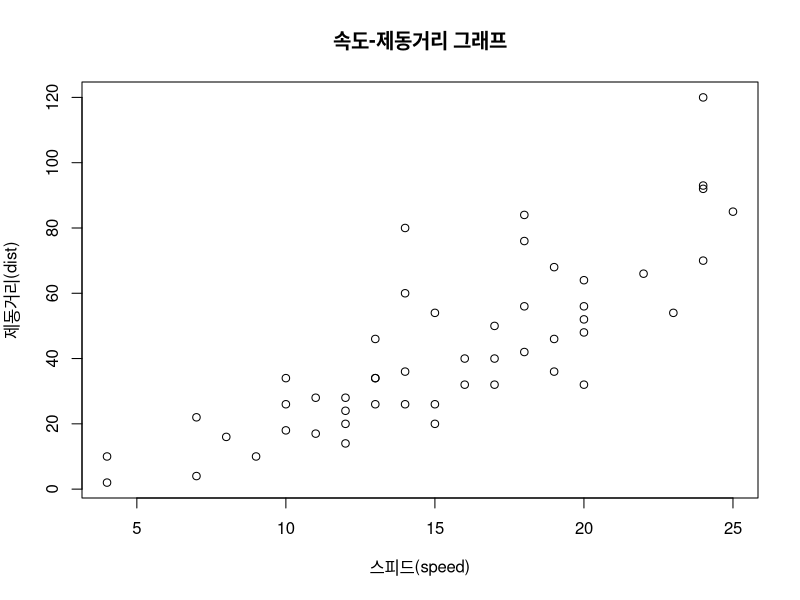
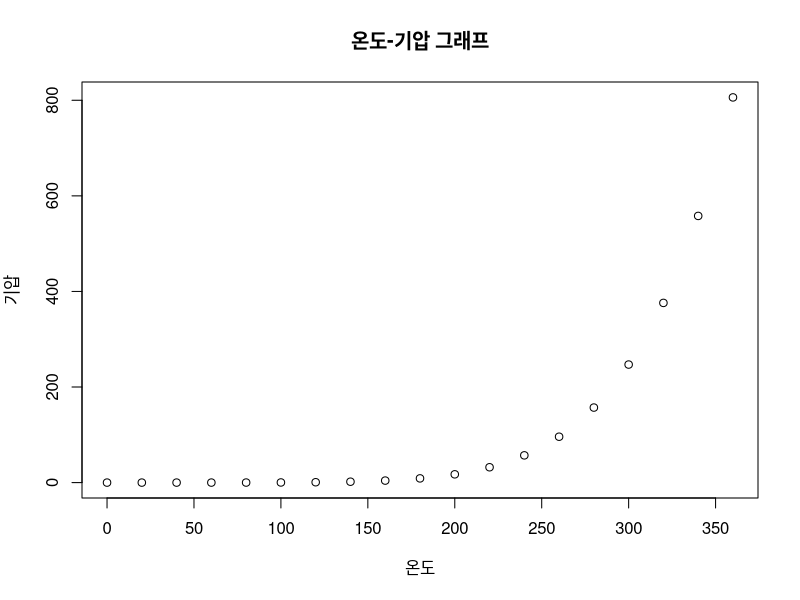
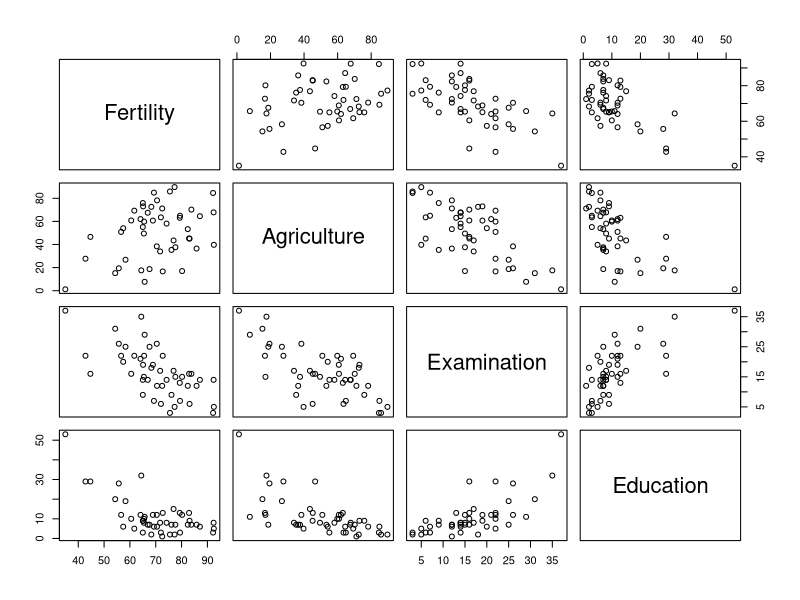

Reproduce these figures in R, in order. (Note: this script raises an error after producing the figures.)
# 1. R에서 제공하는 cars 데이터셋을 이용하여 속도(speed)와 제동거리(dist)에 대한 산점도를 작성하고, 두 변수 간의 상관관계를 설명하시오(x축: speed, y축: dist).
cars

sp <- cars$speed
dt <- cars$dist
plot(sp, dt, main="속도-제동거리 그래프",
     xlab="스피드(speed)", 
     ylab="제동거리(dist)")


# 해설 - 속도가 증가할 수 록 제동거리가 증가한다.

# 2. R에서 제공하는 pressure 데이터셋을 이용하여 온도(temperature)와 기압(pressure)에 대한 산점도를 작성하고, 두 변수 간의 상관관계를 설명하시오(x축: temperature, y축: pressure).
class(pressure)
tp <- pressure$temperature
pr <- pressure$pressure
plot( tp,pr, main = '온도-기압 그래프',
      xlab="온도",
      ylab="기압")
#해설: 온도와 기압은 비례 관계이고 강한 상관 관계이다

# 3. R에서 제공하는 swiss 데이터셋에서 출산율(Fertility), 남성 농업인 비율(Agriculture), 입대시험 고득점자 비율(Examination), 징집대상자 초등 이상 교육 이수 비율(Education) 변수 간 산점도를 작성하고, 상관 관계를 관찰하시오(pairs() 함수 이용).
swiss
class(swiss)
str(swiss)
dim(swiss)
pairs(swiss[,1:4])

# 4. R에서 제공하는 iris 데이터셋에서 품종(Species) 정보에 따른 꽃잎 길이(Petal.Length)와 꽃잎 폭(Petal.Width)의 분포에 대해 산점도를 통해 알아보시오.
iris <- iris[,3:4]
iris
point<- as.numeric(iris$Species) #숫자로 바꿔라 as.numeric('품종종료')
point
plot( iris.2, main="붓꽃의 꽃잎길이와 너비 관계",
      pch = c(point))

#풀이
head(iris)
class(iris)
head(iris)
plot(iris$Species, iris$Petal.Length, main= '품종별 꽃잎길이')
plot(iris$Species, iris$Petal.Width, main= '품종별 꽃잎넓이')
plot(iris$Petal.Length, iris$Petal.Width, main= '꽃잎 길이와 넓이')


#5. 다음은 직장인 10명의 수입과 교육받은 기간을 조사한 자료이다. 산점도와 상관계수를 구하고, 수입과 교육기간 사이에 어떤 상관관계가 있는지 설명하시오.

Ic <- c('121','99','25','35','40','30','150','24','50','60')
Ed <-c('19','20','16','16','18','12','24','12','16','17')
plot(Ic, Ed, type = "p")
cor(Ic, Ed)
#해석 : 비례관계이고 강상관관계입니다

#6. 다음은 10일간의 습도와 자전거 대여량을 조사한 자료이다. 산점도와 상관계수를 구하고, 습도와 자전거 대여량 사이에 어떤 상관관계가 있는지 설명하시오.

hy <-c('56','67','89','91','53','41','46','71','80','92')
bi <-c('92510','74801','27168','33929','89807','92153','92045','75328','48756','21875')
plot(hy, bi, col='red', pch=19)
cor(hy,bi)

#해석: 음의 강산관계이다
 #     즉, 습도가 높으면 자전거 대여량이 감소한다


#7. R에서 제공하는 state.x77 데이터셋에서 Income과 다른 변수들 간의 상관계수를 구하시오. 어느 변수가 Income과 가장 상관성이 높은지 산점도와 함께 설명하시오.
state.x77
class(state.x77)
st <- data.frame(state.x77)
st
st1 <- st[,1:8]
st1
target <- st1[2,1:8]
pairs(st1, main = "Income과 다른 변수들 간의 상관계수")

#풀이
head(state.x77)
class(state.x77)
str(state.x77)
dim(state.x77)
cor(state.x77)
cor(state.x77)[2,] #결과를 보면 HS Grad가 상관관계가 제일 높다
ii <- state.x77[2,]
hh <- state.x77[ ,6]
plot(ii, hh)

#8. 다음은 2015년부터 2020년도까지의 예상 인구수 추계자료이다. 연도를 x축으로 하여 선그래프를 작성하시오.

year <- 2015:2026
popu <- c(51014,51245,51446,51635,51811,51973,52123,52261,52388,52504,52609,52704)
plot(year, popu, main='예상인구수', type = 'b', col = 'blue')


#9. 다음은 2014년 4분기부터 2017년 3분기까지 남녀 경제활동참가율을 나타낸 통계자료이다. 연도를 x축으로 하고 남녀를 각각 다른 선과 색으로 표시하는 그래프를 작성하시오(2014년 4분기는 20144, 2015년 1분기는 20151과 같은 형식으로 입력).

year <- c(20144,20151,20152,20153,20154,20161,20162,20163,20164,20171,20172,20173 )
male <- c(73.9,73.1,74.4, 74.2, 73.5, 73,74.2,74.5,73.8, 73.1,74.5,74.2)
female <- c(51.4, 50.5,52.4,52.4,51.9,50.9,52.6, 52.7, 52.2, 53.5,53.2,53.1)
plot(year, male, type = "b", col='blue', main='남녀 경제활동참가율', ylim=c(50,75))
lines(year, female, type = "b", col='red')



# 10. R에서 제공하는 trees 데이터셋에 대해 다음 문제를 해결하기 위한 R 코드를 작성하시오.
# (1) 나무의 지름(Girth)과 높이(Height)에 대해 산점도와 상관계수를 보이시오.
plot(trees$Girth, trees$Height)
cor(trees$Girth, trees$Height)

# (2) trees 데이터셋에 존재하는 3개 변수 간의 산점도와 상관계수를 보이시오.
plot(trees)
cor(trees)


# 11. R에서 제공하는 Orange 데이터셋에서 나무의 연령(age)과 나무의 둘레(circumference)에 대해 산점도를 그룹(Tree) 번호별로 점의 색을 달리하여 작성하시오.
head(Orange)
class(Orange)
str(Orange)
dim(Orange)

Orange$Tree
levels(Orange$Tree)
#위에 levels로 보니깐 5까지 되어있다. 즉 5개의 종류이다. 색을 5개를 지정해야한다.
color <- c('red','orange','green','blue','purple')
plot(Orange$age, Orange$circumference, col= color, pch=19)

# 12. mlbench 패키지에서 제공하는 Glass 데이터셋에 대해 다음의 문제를 해결하기 위한 R 코드를 작성하시오.
# (1) 다음과 같이 Glass 데이터셋을 myds에 저장하시오.
install.packages('mlbench')
library(mlbench)
data('Glass')
head( Glass )
str(Glass)
dim(Glass)
# library(mlbench)
myds <- Glass
# data("Glass")
myds.notType<- myds[, 1:9] 
# myds <- Glass
 
# (2) myds에서 Type을 제외한 변수들 간의 분포를 산점도를 통해 보이시오.
plot(myds.notType)

# (3) myds에서 Type을 제외한 변수들 간의 분포를 상관계수를 통해 확인하시오.
cor(myds.notType)

# (4) myds에서 Type을 제외한 변수들 간의 분포를 산점도를 통해 보이되 Type을 그룹으로 하여 그룹별로 점의 색을 달리하시오.
plot( myds.notType, col=myds$Type) 


# 14. R에서 제공하는 LakeHuron 데이터셋은 호수의 연도별 평균 수위 정보가 저장되어 있다. 다음과 같이 연도(years)와 수위(hlevel) 벡터를 생성한 후 연도를 x축으로 하여 선그래프를 작성하시오. (단, 선의 색은 파랑, 그래프의 이름은 ‘LakeHuron’, y축 레이블은 ‘수위’로 한다.)
# years <- 1875:1972
head(LakeHuron) #ts time Series 시계열
class( LakeHuron)
str(LakeHuron)
dim(LakeHuron)# 행열은 없다 NULL
length(LakeHuron) #98개 갯수

years <- 1875:1972
hlevels <- as.vector(LakeHuron)

plot( years, hlevels, type="b", col="blue", main="LakeHuron", ylab="수위")

# 15. R에서 제공하는 AirPassengers 데이터셋은 1949년~1960년 사이의 항공승객수를 월별로 나타낸 것이다. AirPassengers 데이터셋에서 1949, 1955, 1960년의 월별 승객수를 선그래프로 작성하는데, 3개년도의 선의 색을 다르게 하시오. (현재는 AirPassengers 데이터셋에서 직접 데이터를 추출할 수 없으니 AirPassengers 데이터셋을 보고 필요한 자료를 입력하여 사용한다.)
AirPassengers
head( AirPassengers )
class( AirPassengers)
str( AirPassengers)
dim( AirPassengers)
length(AirPassengers)

#1949년 정보 모두 추출하기
# 시계열 객체명, 시작년도, c(시작년도, 마지막달)
year.1949 <- window(AirPassengers, 1949, c(1949,12))

months <- 1:12 # 1월부터 12월까지의 벡터 만들기

year.1949 <- window(AirPassengers, 1949, c(1949,12))
year.1955 <- window(AirPassengers, 1955, c(1955,12))
year.1960 <- window(AirPassengers, 1960, c(1960,12))

plot( months, year.1949, main="년도별 항공승계수", type = 'b', col = 'red', ylim=c(100,650) )
lines(months, year.1955, type = 'b', col = 'blue')
lines(months, year.1960, type = 'b', col = 'orange')

# 16. R에서 제공하는 USAccDeaths 데이터셋은 1973년~1978년 사이의 사고 사망자 숫자를 월별로 나타낸 것이다. USAccDeaths 데이터셋에서 1973, 1975, 1977년의 월별 사망자 숫자를 선그래프로 작성하는데, 3개년도의 선의 색을 다르게 하시오.
USAccDeaths
head(USAccDeaths)
class(USAccDeaths)
str(USAccDeaths)

month <- 1:12
deaths.1973 <- window(USAccDeaths, 1973, c(1973,12))
deaths.1975 <- window(USAccDeaths, 1975, c(1975,12))
deaths.1977 <- window(USAccDeaths, 1977, c(1977,12))

plot( months, deaths.1973, yli=c(6500, 12000), col='red', main='년도별 사고사망자수',
      ylab='사망자수', xlab='월', type="b")
lines( months, deaths.1975, type="b", col='purple')
lines( months, deaths.1977, type="b", col='black')

max(USAccDeaths)
min(USAccDeaths)
